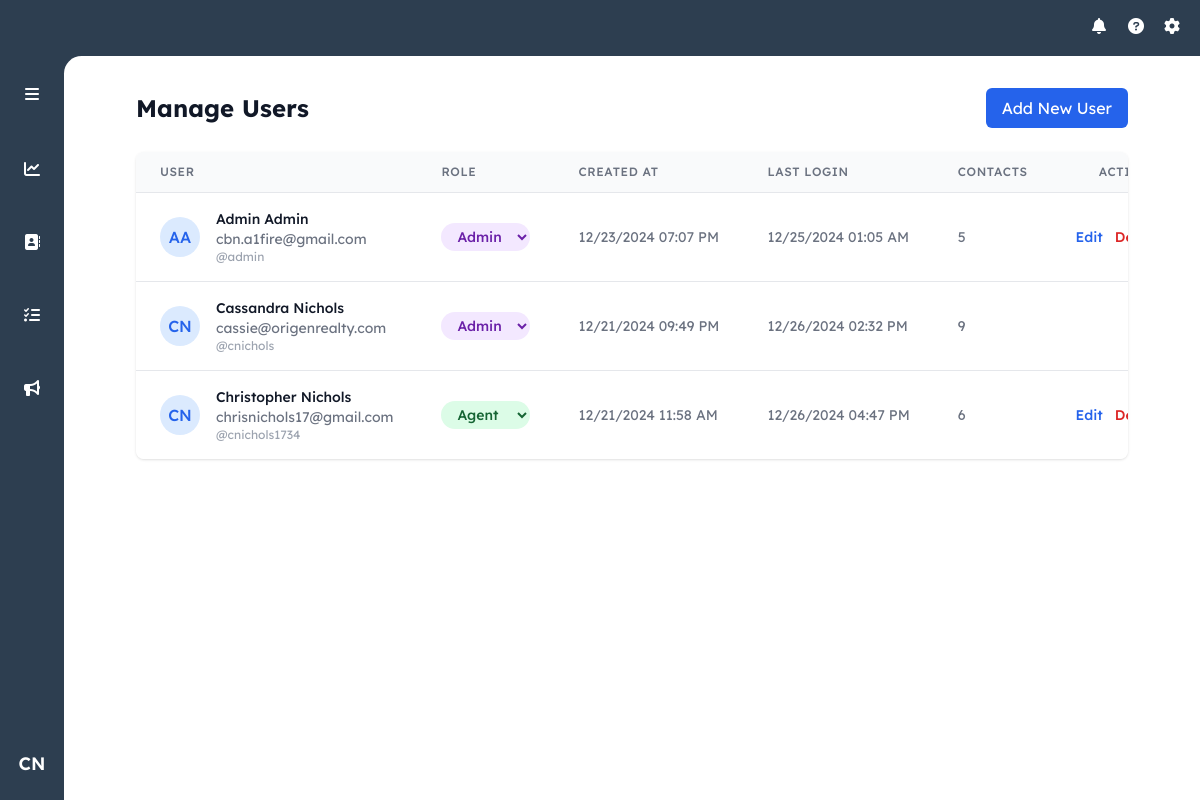
The app's page /manage-users (signed in) with its own data.
### models.py (models this page shows, shortened)
class User(UserMixin, db.Model):
    id = db.Column(db.Integer, primary_key=True)
    username = db.Column(db.String(80), unique=True, nullable=False)
    email = db.Column(db.String(120), unique=True, nullable=False)
    password_hash = db.Column(db.String(128))
    first_name = db.Column(db.String(80), nullable=False)
    last_name = db.Column(db.String(80), nullable=False)
    role = db.Column(db.String(20), nullable=False, default='agent')
    created_at = db.Column(db.DateTime, nullable=False, default=datetime.utcnow)
    last_login = db.Column(db.DateTime)

### routes/auth.py (the view)
@auth_bp.route('/manage-users')
@login_required
@admin_required
def manage_users():
    users = User.query.order_by(User.created_at.desc()).all()
    return render_template('manage_users.html', users=users, format_datetime=format_datetime_cst)

### app.py (called while the page is built)
def create_app():
    app = Flask(__name__)
    app.config.from_object('config.Config')
    db.init_app(app)
    login_manager = LoginManager()
    login_manager.init_app(app)
    login_manager.login_view = 'auth.login'
    app.jinja_env.filters['abs'] = abs
    mail = Mail()
    mail.init_app(app)
    @login_manager.user_loader
    def load_user(user_id):
        return User.query.get(int(user_id))
    register_blueprints(app)
    return app

### routes/auth.py (called while the page is built)
def format_datetime_cst(utc_dt):
    if not utc_dt:
        return 'Never'
    central = pytz.timezone('America/Chicago')
    if utc_dt.tzinfo is None:
        utc_dt = pytz.utc.localize(utc_dt)
    central_dt = utc_dt.astimezone(central)
    return central_dt.strftime('%m/%d/%Y %I:%M %p')

def admin_required(f):
    @wraps(f)
    def decorated_function(*args, **kwargs):
        if not current_user.is_authenticated or current_user.role != 'admin':
            flash('You do not have permission to access this page.', 'error')
            return redirect(url_for('main.index'))
        return f(*args, **kwargs)
    return decorated_function

@auth_bp.before_request
def update_last_login():
    if current_user.is_authenticated:
        current_user.last_login = datetime.utcnow()
        try:
            db.session.commit()
        except:
            db.session.rollback()

### templates/manage_users.html
{% extends "base.html" %}
{% block content %}
<div class="container mx-auto px-4 py-8">
    <div class="max-w-6xl mx-auto">
        <div class="flex justify-between items-center mb-6">
            <h1 class="text-2xl font-bold text-gray-900">Manage Users</h1>
            <a href="{{ url_for('auth.register') }}" class="bg-blue-600 text-white px-4 py-2 rounded-md hover:bg-blue-700">
                Add New User
            </a>
        </div>
        <div class="bg-white rounded-lg shadow overflow-hidden">
            <table class="min-w-full divide-y divide-gray-200">
                <thead class="bg-gray-50">
                    <tr>
                        <th class="px-6 py-3 text-left text-xs font-medium text-gray-500 uppercase tracking-wider">
                            User
                        </th>
                        <th class="px-6 py-3 text-left text-xs font-medium text-gray-500 uppercase tracking-wider">
                            Role
                        </th>
                        <th class="px-6 py-3 text-left text-xs font-medium text-gray-500 uppercase tracking-wider">
                            Created At
                        </th>
                        <th class="px-6 py-3 text-left text-xs font-medium text-gray-500 uppercase tracking-wider">
                            Last Login
                        </th>
                        <th class="px-6 py-3 text-left text-xs font-medium text-gray-500 uppercase tracking-wider">
                            Contacts
                        </th>
                        <th class="px-6 py-3 text-right text-xs font-medium text-gray-500 uppercase tracking-wider">
                            Actions
                        </th>
                    </tr>
                </thead>
                <tbody class="bg-white divide-y divide-gray-200">
                    {% for user in users %}
                    <tr class="hover:bg-gray-50">
                        <td class="px-6 py-4 whitespace-nowrap">
                            <div class="flex items-center">
                                <div class="flex-shrink-0 h-10 w-10 rounded-full bg-blue-100 flex items-center justify-center">
                                    <span class="text-blue-600 font-medium">{{ user.first_name[0] }}{{ user.last_name[0] }}</span>
                                </div>
                                <div class="ml-4">
                                    <div class="text-sm font-medium text-gray-900">
                                        {{ user.first_name }} {{ user.last_name }}
                                    </div>
                                    <div class="text-sm text-gray-500">
                                        {{ user.email }}
                                    </div>
                                    <div class="text-xs text-gray-400">
                                        @{{ user.username }}
                                    </div>
                                </div>
                            </div>
                        </td>
                        <td class="px-6 py-4 whitespace-nowrap">
                            <form method="POST" action="{{ url_for('auth.update_user_role', user_id=user.id) }}" class="inline-flex">
                                <select name="role"
                                        onchange="this.form.submit()"
                                        class="text-sm rounded-full px-3 py-1 font-medium
                                        {% if user.role == 'admin' %}
                                            bg-purple-100 text-purple-800
                                        {% else %}
                                            bg-green-100 text-green-800
                                        {% endif %}
                                        border-0 cursor-pointer hover:bg-opacity-75">
                                    <option value="agent" {% if user.role == 'agent' %}selected{% endif %}>Agent</option>
                                    <option value="admin" {% if user.role == 'admin' %}selected{% endif %}>Admin</option>
                                </select>
                            </form>
                        </td>
                        <td class="px-6 py-4 whitespace-nowrap text-sm text-gray-500">
                            {{ format_datetime(user.created_at) }}
                        </td>
                        <td class="px-6 py-4 whitespace-nowrap text-sm text-gray-500">
                            {{ format_datetime(user.last_login) }}
                        </td>
                        <td class="px-6 py-4 whitespace-nowrap text-sm text-gray-500">
                            {{ user.contacts|length }}
                        </td>
                        <td class="px-6 py-4 whitespace-nowrap text-right text-sm font-medium">
                            <div class="flex justify-end space-x-3">
                                <a href="{{ url_for('auth.edit_user', user_id=user.id) }}"
                                   class="text-blue-600 hover:text-blue-900">
                                    Edit
                                </a>
                                {% if user.id != current_user.id %}
                                <form method="POST" action="{{ url_for('auth.delete_user', user_id=user.id) }}" class="inline">
                                    <button type="submit"
                                            onclick="return confirm('Are you sure you want to delete this user?')"
                                            class="text-red-600 hover:text-red-900">
                                        Delete
                                    </button>
                                </form>
                                {% endif %}
                            </div>
                        </td>
                    </tr>
                    {% endfor %}
                </tbody>
            </table>
        </div>
    </div>
</div>
{% endblock %}

### templates/base.html (shortened to what this page needs)
<!DOCTYPE html>
<html lang="en" data-theme="light">
<head>
    <script src="https://cdn.tailwindcss.com"></script>
    <link href="https://cdn.jsdelivr.net/npm/daisyui@4.7.2/dist/full.min.css" rel="stylesheet" type="text/css" />
    <link rel="stylesheet" href="https://cdnjs.cloudflare.com/ajax/libs/font-awesome/6.0.0/css/all.min.css">
</head>
<body class="h-screen flex flex-col bg-[#2d3e50]">
<header class="text-white h-14 items-center justify-end hidden md:flex">
    <div class="flex items-center space-x-4 pr-4 relative">
        {% if current_user.is_authenticated %}
            <i class="fas fa-bell h-5 w-5"></i>
            <i class="fas fa-question-circle h-5 w-5"></i>
            <i class="fas fa-cog h-5 w-5"></i>
        {% else %}
            <a href="{{ url_for('auth.login') }}" class="text-white hover:text-gray-200">
                <i class="fas fa-sign-in-alt h-5 w-5"></i>
            </a>
        {% endif %}
    </div>
</header>
<div class="flex flex-1 overflow-hidden relative">
    <aside id="sidebar" class="w-16 transition-all duration-300 ease-in-out flex-col items-center py-4 z-10 hidden md:flex">
        <div class="w-full flex justify-center mb-8">
            <button id="sidebarToggle" class="p-2.5 rounded-lg hover:bg-[#3d4d63] text-white">
                <i class="fas fa-bars"></i>
            </button>
        </div>
        <div class="relative group mb-8 w-full px-3">
            <a href="{{ url_for('main.dashboard') }}" class="sidebar-link flex items-center p-2.5 rounded-lg hover:bg-[#3d4d63] {% if request.endpoint == 'main.dashboard' %}text-orange-500{% else %}text-white{% endif %}">
                <div class="w-full flex items-center">
                    <div class="flex justify-center w-[24px]">
                        <i class="fas fa-chart-line"></i>
                    </div>
                </div>
            </a>
        </div>
        <div class="relative group mb-8 w-full px-3">
            <a href="{{ url_for('main.index') }}" class="sidebar-link flex items-center p-2.5 rounded-lg hover:bg-[#3d4d63] {% if request.endpoint == 'main.index' %}text-orange-500{% else %}text-white{% endif %}">
                <div class="w-full flex items-center">
                    <div class="flex justify-center w-[24px]">
                        <i class="fas fa-address-book"></i>
                    </div>
                </div>
            </a>
        </div>
        <div class="relative group mb-8 w-full px-3">
            <a href="{{ url_for('tasks.tasks') }}" class="sidebar-link flex items-center p-2.5 rounded-lg hover:bg-[#3d4d63] {% if request.endpoint == 'tasks.tasks' %}text-orange-500{% else %}text-white{% endif %}">
                <div class="w-full flex items-center">
                    <div class="flex justify-center w-[24px]">
                        <i class="fas fa-tasks"></i>
                    </div>
                </div>
            </a>
        </div>
        <div class="relative group mb-8 w-full px-3">
            <a href="{{ url_for('main.marketing') }}" class="sidebar-link flex items-center p-2.5 rounded-lg hover:bg-[#3d4d63] {% if request.endpoint == 'main.marketing' %}text-orange-500{% else %}text-white{% endif %}">
                <div class="w-full flex items-center">
                    <div class="flex justify-center w-[24px]">
                        <i class="fas fa-bullhorn"></i>
                    </div>
                </div>
            </a>
        </div>
        {% if current_user.is_authenticated %}
            <div class="relative group w-full flex justify-center">
                <button
                    id="userIcon"
                    class="w-10 h-10 rounded-full hover:bg-[#3d4d63] text-white flex items-center justify-center text-lg font-semibold transition-colors duration-200"
                >
                    {{ current_user.first_name[0] }}{{ current_user.last_name[0] }}
                </button>
            </div>
        {% endif %}
    </aside>
    <main class="flex-1 overflow-auto bg-white md:absolute inset-0 md:ml-16 md:rounded-tl-[1.1rem] pb-14 md:pb-0 transition-all duration-300" id="mainContent">
        <div class="content-wrapper">
            {% block content %}{% endblock %}
        </div>
    </main>
</div>
</body>
</html>

### templates/base.html (style rules this page uses)
body { font-family: "Lexend Deca", Helvetica, Arial, sans-serif; }
:root { --sidebar-width: 4rem; --sidebar-expanded-width: 11rem; }
#sidebar .sidebar-link { padding: 0.625rem 0.75rem; }

### records on screen
User: first_name "C", last_name "N", first_name "Cassandra", last_name "Nichols", email "cassie@origenrealty.com", username "cnichols", role "Admin", created_at "12/21/2024 09:49 PM", last_login "12/26/2024 02:32 PM", contacts|length "9"
User: first_name "A", last_name "A", first_name "Admin", last_name "Admin", email "cbn.a1fire@gmail.com", username "admin", role "Admin", created_at "12/23/2024 07:07 PM", last_login "12/25/2024 01:05 AM", contacts|length "5"
User: first_name "C", last_name "N", first_name "Christopher", last_name "Nichols", email "chrisnichols17@gmail.com", username "cnichols1734", role "Agent", created_at "12/21/2024 11:58 AM", last_login "12/26/2024 04:47 PM", contacts|length "6"
